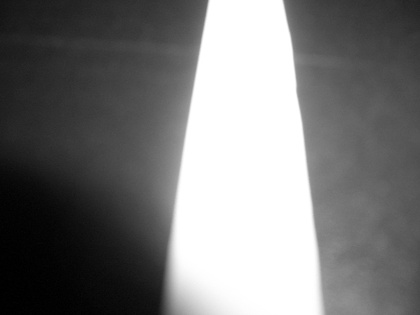
%> input picture Matlab/Math/Geometry/直线识别（拟合角平分线）/1.JPG, 420 x 315 px, shrunk from 640 x 480 before the run
$ octave --eval "chengxu;"   (GNU Octave 9; MATLAB toolbox functions it lacks are replaced by stand-ins)
%> lines starting %> are read from the running program, lines starting %| are printed output that depends on the picture; in (x1, y1, x2, y2) boxes, pixels count from 0 and x2, y2 are one past the last pixel; in counts of white or black regions, pixels touching at a corner belong together; the program's own positions count from 1
function chengxu()
%第1步
close all
I=imread('1.jpg');  %读取图像
%> I is the input picture: size 315x420x3 uint8; min 0, max 255, mean 120.4
I=rgb2gray(I);    %彩色图像转换成灰度图
%> I: size 315x420 uint8

% I=im2bw(I);      %二值化
I=edge(double(I)); %检测图像的边缘
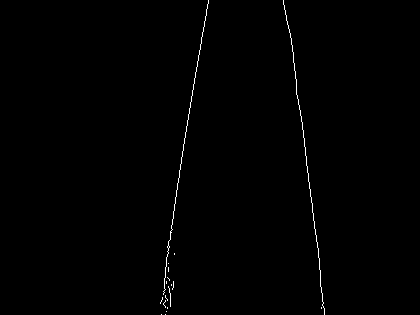
%> I: size 315x420 logical; 0.52% white in thin lines or dots, all inside (x1, y1, x2, y2) = (160, 0, 325, 315)
figure
imshow(I)          %显示边缘检测的结果

%第2步

[m,n]=size(I);     %计算图像的尺寸
%> m = 315; n = 420

M=3;             %定义X方向分割的块数
N=3;             %定义Y方向分割的块数
mm=floor(m/M);   %子块行的长度
%> mm = 105
nn=floor(n/N);   %子块列的长度
%> nn = 140
count=1;         %计数器
figure
for i=1:M
    for j=1:N
        A=I((i-1)*mm+1:i*mm,(j-1)*nn+1:j*nn);    %分割原图像，得到一个子块
        subplot(M,N,count)
        imshow(A)               %显示一个子块
        zuoshangjiao=[(i-1)*mm+1 (j-1)*nn+1];  %子块左上角的坐标
        [x,y,k,b]=zikuai(A,zuoshangjiao);      %得到子块里白色像素点拟合得到的直线的斜率k和截距b（调用zikuai函数）
        X{count}=x;       %保存子块里所有白色像素的x坐标
        Y{count}=y;       %保存子块里所有白色像素的y坐标
        K(count)=k;       %保存子块里拟合得到的直线的斜率k
        B(count)=b;       %保存子块里拟合得到的直线的截距b
        count=count+1;    %计数器加1，进行下一个子块的计算
    end
end
%> after the loop, B = [NaN 210.4 285.7 NaN 208.4 288.1 NaN 187.4 292.2]; K = [NaN -0.174 0.144 NaN -0.156 0.123 NaN -0.0647 0.107]; X = 9 items; Y = 9 items; count = 10
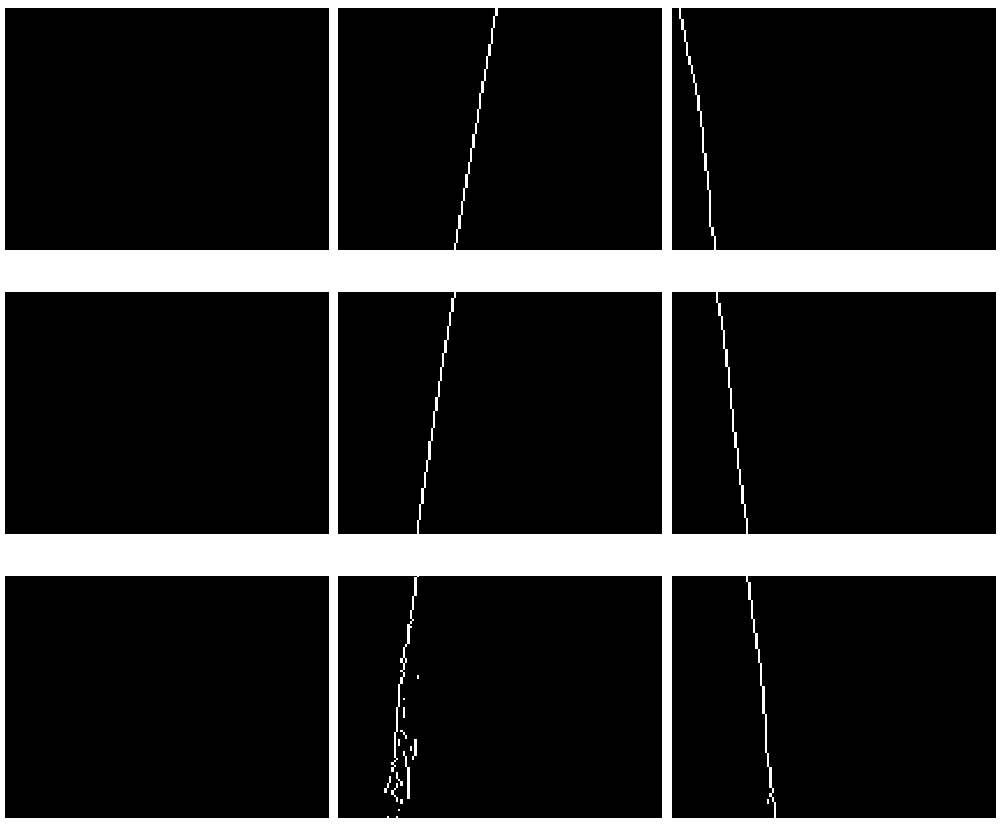
%> figure redrawn from the program's plot data, 9 panels

%第3步
KK=K(~isnan(K));   %去掉K中的NaN（白色像素点少于10的子块）
%> KK = [-0.174 0.144 -0.156 0.123 -0.0647 0.107]
BB=B(~isnan(B));   %去掉B中的NaN（白色像素点少于10的子块）
%> BB = [210.4 285.7 208.4 288.1 187.4 292.2]

mean_K=mean(KK);   %求所有斜率的平均值
%> mean_K = -0.00341
mean_B=mean(BB);   %求所有截距的平均值
%> mean_B = 245.4

figure
subplot(2,1,1)
plot(KK,'-o')
title('各子块拟合得到的直线k值')
subplot(2,1,2)
plot(BB,'-o')
title('各子块拟合得到的直线b值')
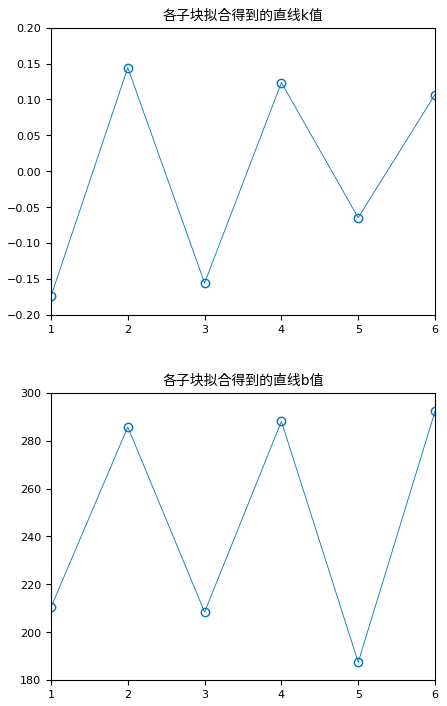
%> figure redrawn from the program's plot data, 2 panels

count1=1;
count2=1;
for i=1:length(K)
    if ~isnan(K(i))
        if K(i)>mean_K            %大于斜率平均值的子块，将这些子块的白色像素点位置集合到cell型数组X1和Y1（分别存x和y）
            X1{count1}=X{i};
            Y1{count1}=Y{i};
            count1=count1+1;
        else                      %小于斜率平均值的子块，将这些子块的白色像素点位置集合到cell型数组X2和Y2（分别存x和y）
            X2{count2}=X{i};
            Y2{count2}=Y{i};
            count2=count2+1;
        end
    end
end
%> this loop made 9 passes
%> after the loop, X1 = 3 items; X2 = 3 items; Y1 = 3 items; Y2 = 3 items

XX1=[];
YY1=[];
XX2=[];
YY2=[];

for i=1:length(X1)         %大于斜率平均值的子块，将这些子块的白色像素点位置集合到double型数组里，方便计算
    XX1=[XX1;X1{i}];
    YY1=[YY1;Y1{i}];
end
%> this loop made 3 passes
%> after the loop, XX1 = 317 values from 2 to 316; YY1 = 317 values, max 326 at index 311, min 285 at index 1, mean 307.3

for i=1:length(X2)         %小于斜率平均值的子块，将这些子块的白色像素点位置集合到double型数组里，方便计算
    XX2=[XX2;X2{i}];
    YY2=[YY2;Y2{i}];
end
%> after the loop, XX2 = 371 values from 2 to 316; YY2 = 371 values, max 210 at index 1, min 162 at index 354, mean 182.5

%%%%%直线1和直线2被从图像里提取出来了分别为XX1,YY1和XX2,YY2
%离散点拟合得到直线1的斜率k1和截距b1
A1=[XX1,ones(length(XX1),1)];
kb1=A1\YY1;
%> kb1 = [0.127; 286.9]
k1=kb1(1);
%> k1 = 0.127
b1=kb1(2);
%> b1 = 286.9

%离散点拟合得到直线2的斜率k2和截距b2
A2=[XX2,ones(length(XX2),1)];
kb2=A2\YY2;
%> kb2 = [-0.14; 207.5]
k2=kb2(1);
%> k2 = -0.14
b2=kb2(2);
%> b2 = 207.5

xx0=[1 m];
%> xx0 = [1 315]
yy0=[1 n];
%> yy0 = [1 420]

yy1=k1*xx0+b1;  %得到直线1上的两点，以便绘制直线1
%> yy1 = [287.1 327]
yy2=k2*xx0+b2;  %得到直线3上的两点，以便绘制直线2
%> yy2 = [207.4 163.4]

%%%%绘制拟合得到的直线和分离出来的离散点
%直线1
figure
axis([1,m,1,n])    %设定显示范围
hold on
scatter(XX1,YY1,'LineWidth',5)   %绘制直线1对应的白色像素位置
plot(xx0,yy1,'r','LineWidth',3)  %绘制拟合到的直线1

%直线2
hold on
scatter(XX2,YY2,'k','LineWidth',5)  %绘制直线2对应的白色像素位置
plot(xx0,yy2,'y','LineWidth',3)     %绘制拟合到的直线2

%第4步

%求两条直线的交点
X0=(b2-b1)/(k1-k2);
%> X0 = -297.1
Y0=k1*X0+b1;
%> Y0 = 249.1

alpha=atan(k1);    %直线1与x夹角
%> alpha = 0.127
beta=atan(k2);     %直线2与x夹角
%> beta = -0.139

K01=tan((alpha+beta)/2);        %角平分线1的斜率
%> K01 = -0.00628
K02=tan(-pi/2+(alpha+beta)/2);  %角平分线2的斜率
%> K02 = 159.3

B01=Y0-K01*X0;   %角平分线1的截距
%> B01 = 247.3
B02=Y0-K02*X0;   %角平分线2的截距
%> B02 = 47558.2

%绘制角平分线
xx0=[1 m];
yy0=[1 n];

YY1=K01*xx0+B01;  %角平分线1
%> YY1 = [247.2 245.3]
YY2=K02*xx0+B02;  %角平分线2
%> YY2 = [47717.5 97725.1]
%> `chengxu;`:
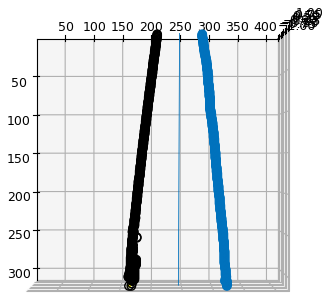
%> figure redrawn from the program's plot data
plot(xx0,YY1);    %绘制角平分线1
plot(xx0,YY2);    %绘制角平分线2

view([90 90])
end

function [x,y,k,b]=zikuai(feikuai,zuoshangjiao)
%求每个子块数据拟合出来的直线y=kx+b，返回k和b，以及子块里白色像素点的坐标
x0=zuoshangjiao(1);     %得到子块的左上角x坐标
y0=zuoshangjiao(2);     %得到子块的左上角y坐标

[m,n]=size(feikuai);    %计算子块的大小
N=1;                    %N从1开始计数
x=[];                   %定义子块白色像素x坐标保存的向量x
y=[];                   %定义子块白色像素y坐标保存的向量y
for i=1:m               %依次扫描子块各个点的像素值
    for j=1:n
        if feikuai(i,j)==1  %如果是白色像素，保存该像素的坐标
            x(N)=i;     %保存相对坐标（x方向）
            y(N)=j;     %保存相对坐标（y方向）
            N=N+1;      %计数加1，判断下一个像素
        end
    end
end

if length(x)<10   %少于10个白色像素的子块（包括没有白点的子块），舍弃掉（点数太少，可能是噪声）
    k=NaN;        %将k b x y 赋值NaN（Matlab系统变量，表示Not a Number），以示与其他子块的区别
    b=NaN;
    x=NaN;
    y=NaN;
    return       %返回
else             %子块白色像素点个数大于等于10，对白色像素点的坐标进行拟合，得到直线的斜率k和截距b
    x=x+x0;      %得到子块内白色像素点相对于原图像的绝对坐标x
    y=y+y0;      %得到子块内白色像素点相对于原图像的绝对坐标y
    x=x';
    A=[x,ones(length(x),1)];    %定义矩阵A（直线拟合就是解超越线性方程组的最小二乘解，未知数为k和b）即A*[k;b]=y';
    y=y';
    kb=A\y;                     %得到最小二乘解，对应k和b
    k=kb(1);                    %得到k
    b=kb(2);                    %得到b
end
end
